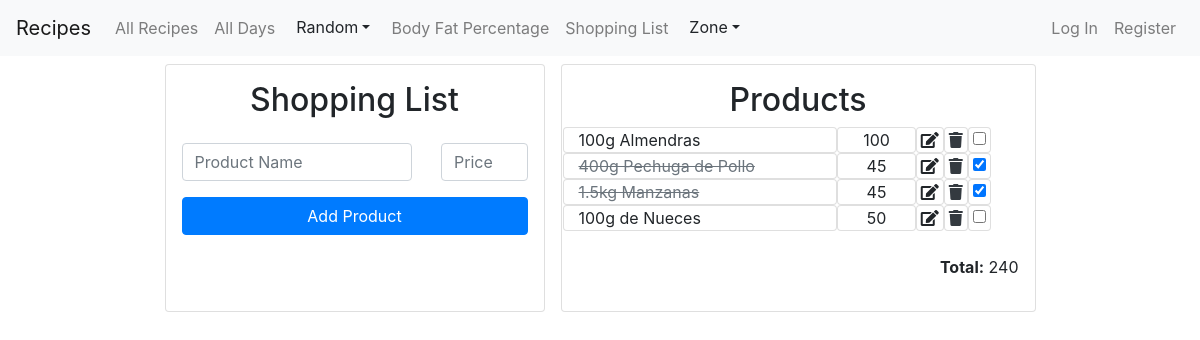
The app's page /shopping_list with its own data.
### app/models.py (models this page shows, shortened)
class Product(models.Model):
    name = models.CharField(max_length=30)
    price = models.IntegerField()
    checked = models.BooleanField(default=False)
    category = models.CharField(max_length=20, default="protein")

### app/views.py (the view)
# urls.py: path("shopping_list", views.shopping_list, name="shopping_list"),
def shopping_list(request):
    products = Product.objects.all()
    proteins = products.filter(category__contains="protein")
    return render(request, 'app/shopping_list.html',{
        'products': products,
        'proteins': proteins
    })

### app/templates/app/shopping_list.html (shortened to what this page needs)
{% extends "app/layout.html" %}
{% block body %}
  <div class="container">
    <div class="row justify-content-center">
      <div class="card col-lg-4 col-sm-8 m-2 p-3 text-center">
        <h2>Shopping List</h2>
        <form  onsubmit="add_product(); return false" class="mt-3">
          <div class="form-group d-flex justify-content-between">
            <input autofocus class="form-control col-8" type="text" id="product_name" placeholder="Product Name" required>
            <input class="form-control col-3" type="number" min="1" id="product_price" placeholder="Price">
          </div>
          <input class="btn btn-primary w-100 mb-5" type="submit" value="Add Product">
        </form>
      </div>
      <div class="card col-lg-5 col-sm-12 text-center m-2 p-3">
        <h2>Products</h2>
        <div id="products" class="text-left">
          {% for product in products %}
            <div class="row ">
              {% if product.checked == False %}
                <span class="col-lg-7 col-sm-7 card">
                  {{product.name}}
                </span>
              {% else %}
                <span class="col-lg-7  col-sm-7 card text-muted" style="text-decoration: line-through;">
                  {{product.name}}
                </span>
              {% endif %}
              <span class="price col-lg-2 col-sm-2 card text-center p-0">{{product.price}}</span>
              <i class="card fa fa-edit p-1" data-bs-toggle="modal" data-bs-target="#myModal"
                              data-id="{{product.id}}"
                              data-name="{{product.name}}"
                              data-price="{{product.price}}"
                              onclick="fill_modal(event)" title="edit product"></i>
              <a  href="{% url 'delete_product' product.id %}" class="delete card">
                <i class='fa fa-trash text-dark m-1' title="delete product"></i>
              </a>
              <a  href="{% url 'check_uncheck' product.id %}" class="check card">
                {% if product.checked %}
                <input type="checkbox" checked class="m-1" title="uncheck product">
                {% else %}
                <input type="checkbox" class="m-1" title="check product">
                {% endif %}
              </a>
            </div>
          {% endfor %}
          </div>
        <p class="text-right mt-4"><b>Total:</b> <span id="total">0</span></p>
      </div>
    </div>
  </div>
{% endblock %}

### records on screen
Product: name "100g Almendras", price "100"
Product: name "400g Pechuga de Pollo", price "45"
Product: name "1.5kg Manzanas", price "45"
Product: name "100g de Nueces", price "50"
